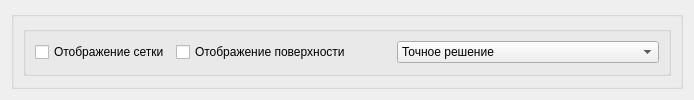
      <widget class="QWidget" name="gridLayoutWidget">
       <layout class="QGridLayout" name="gridLayout_2">
        <property name="spacing">
         <number>0</number>
        </property>
        <item row="0" column="0">
         <widget class="QGroupBox" name="groupBox_2">
          <property name="sizePolicy">
           <sizepolicy hsizetype="Minimum" vsizetype="Expanding">
            <horstretch>24</horstretch>
            <verstretch>0</verstretch>
           </sizepolicy>
          </property>
          <property name="minimumSize">
           <size>
            <width>0</width>
            <height>0</height>
           </size>
          </property>
          <property name="title">
           <string/>
          </property>
          <property name="flat">
           <bool>true</bool>
          </property>
          <layout class="QGridLayout" name="gridLayout_7">
           <item row="0" column="0">
            <widget class="QGroupBox" name="groupBox_3">
             <property name="sizePolicy">
              <sizepolicy hsizetype="Expanding" vsizetype="Fixed">
               <horstretch>27</horstretch>
               <verstretch>50</verstretch>
              </sizepolicy>
             </property>
             <property name="minimumSize">
              <size>
               <width>0</width>
               <height>50</height>
              </size>
             </property>
             <property name="title">
              <string/>
             </property>
             <layout class="QGridLayout" name="gridLayout_8">
              <item row="0" column="3">
               <widget class="QComboBox" name="comboBox_3">
                <property name="sizeAdjustPolicy">
                 <enum>QComboBox::AdjustToContents</enum>
                </property>
                <item>
                 <property name="text">
                  <string>Точное решение</string>
                 </property>
                </item>
                <item>
                 <property name="text">
                  <string>Начальное приближение</string>
                 </property>
                </item>
                <item>
                 <property name="text">
                  <string>Численное решение</string>
                 </property>
                </item>
                <item>
                 <property name="text">
                  <string>Разность точного и численного решений</string>
                 </property>
                </item>
               </widget>
              </item>
              <item row="0" column="0">
               <widget class="QCheckBox" name="checkBox">
                <property name="text">
                 <string>Отображение сетки</string>
                </property>
               </widget>
              </item>
              <item row="0" column="2">
               <spacer name="horizontalSpacer_6">
                <property name="orientation">
                 <enum>Qt::Horizontal</enum>
                </property>
                <property name="sizeHint" stdset="0">
                 <size>
                  <width>40</width>
                  <height>20</height>
                 </size>
                </property>
               </spacer>
              </item>
              <item row="0" column="1">
               <widget class="QCheckBox" name="checkBox_2">
                <property name="text">
                 <string>Отображение поверхности</string>
                </property>
               </widget>
              </item>
             </layout>
            </widget>
           </item>
          </layout>
         </widget>
        </item>
       </layout>
      </widget>
